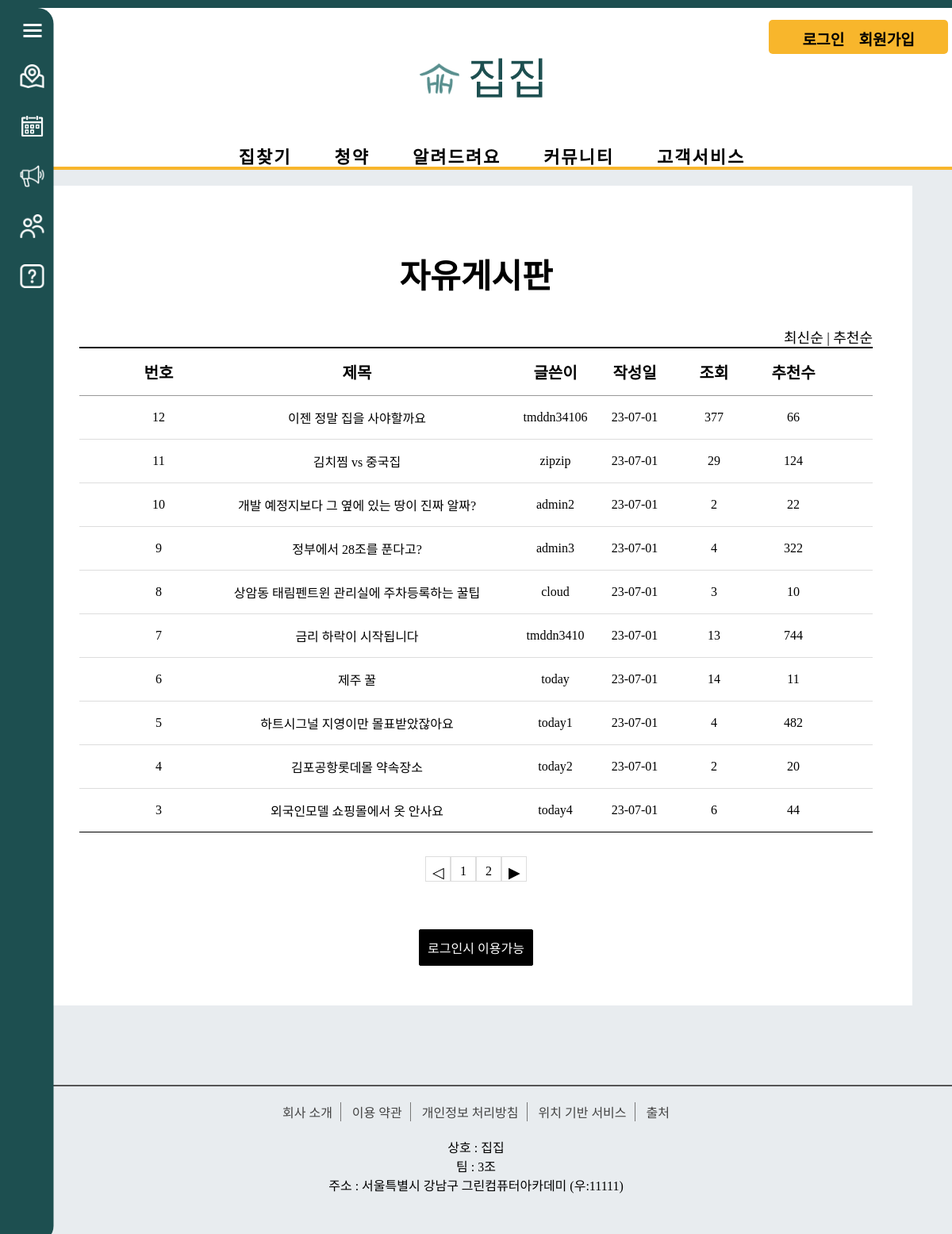
Screenshot of /community/board_free/ with the database file from the repository.
### community/models.py (models this page shows, shortened)
class Free_Board(models.Model):
    b_title = models.CharField(max_length=100)
    b_content = models.TextField()
    user = models.ForeignKey(User, on_delete=models.CASCADE)
    b_regdate = models.DateTimeField()
    b_modifydate = models.DateTimeField(null=True, blank=True)
    b_hit = models.IntegerField(default=0)
    b_recommend = models.IntegerField(default=0)

### community/views.py (the view)
# urls.py: path('board_free/', views.board_free, name='free'),  # 자유게시판
def board_free(request):
    question_list = Free_Board.objects.order_by('-b_regdate')
    page = request.GET.get('page', '1')
    paginator = Paginator(question_list, 10)
    text = paginator.get_page(page)
    context = {'question_list': text}
    return render(request, 'community/board_free/board_free.html', context) # 자유게시판

### templates/community/board_free/board_free.html (shortened to what this page needs)
<!DOCTYPE html>
{% load static %}
<html lang="en">
<head>
    <link rel="stylesheet" href="{% static 'css/board/css.css' %}">
</head>
<body>
{% include 'poll/sidebar.html' %}
{% include 'poll/header.html' %}
<div class="board_wrap">
    <div class="board_title">
        <strong>자유게시판</strong>
        <div class="board_title_takes">
            <a href="{% url 'community:free' %}">최신순</a> |
            <a href="{% url 'community:free_recommend' %}">추천순</a>
        </div>
    </div>
    <div class="board_list_wrap">
        <div class="board_list">
            <div class="top">
                <div class="num">번호</div>
                <div class="title">제목</div>
                <div class="writer">글쓴이</div>
                <div class="date">작성일</div>
                <div class="count">조회</div>
                <div class="recommend">추천수</div>
            </div>
            {% for question in question_list %}
            <div>
                <div class="num">{{ question.id }}</div>
                <div class="title">
                    <a href="{% url 'community:detail' question.id %}">{{ question.b_title }}
                    </a>
                </div>
                <div class="writer">{{ question.user }}</div>
                <div class="date">{{ question.b_regdate|date:"y-m-d"}}</div>
                <div class="count">{{ question.b_hit }}</div>
                <div class="recommend">{{ question.b_recommend }}</div>
            </div>
            {% endfor %}
        </div>
        <ul class="board_page">
            {% if question_list.has_previous %}
            <li class="bt first">
                <a class="bt prev" href="?page={{ question_list.previous_page_number }}">◀</a>
            </li>
            {% else %}
            <li class="page-item disabled">
                <a class="bt prev">◁</a>
            </li>
            {% endif %}
            {% for page_number in question_list.paginator.page_range %}
            {% if question_list.number == page_number %}
            <li class="page-item active">
                <a class="num">{{ page_number }}</a>
            </li>
            {% else %}
            <li class="page-item">
                <a class="num" href="?page={{ page_number }}">{{ page_number }}</a>
            </li>
            {% endif %}
            {% endfor %}
            {% if question_list.has_next %}
            <li class="page-item">
                <a class="bt last" href="?page={{ question_list.next_page_number }}">▶</a>
            </li>
            {% else %}
            <li class="page-item disabled">
                <a class="bt last">▷</a>
            </li>
            {% endif %}
        </ul>
       <div class="bt_wrap">
        {% if user.is_authenticated %}
        <a href="{% url 'community:write' %}" class="on">등록</a>
        {% else %}
        <a href="{% url 'common:signin' %}" class="on">로그인시 이용가능</a>
        {% endif %}
        </div>
    </div>
</div>
{% include 'poll/footer.html' %}
</body>
</html>

### templates/poll/sidebar.html (shortened to what this page needs)
<!DOCTYPE html>
{% load static %}
<html lang="en">
<head>
    <link rel="stylesheet" href="{% static 'css/poll/style.css' %}">
</head>
<body>
    <aside class="side-bar">
        <section class="side-bar-icon-box">
            <section class="side-bar-icon1">
                <div></div>
                <div></div>
                <div></div>
            </section>
        </section>
        <ul>
            <li>
                <a href="{% url 'map:search' %}">
                    <i class="side-icon2"></i>
                </a>
            </li>
            <li>
                <a href="{% url 'koreaCalendar:subCalendar' %}">
                    <i class="side-icon3"></i>
                </a>
            </li>
            <li>
                <a href="{% url 'information:information' %}">
                    <i class="side-icon4"></i>
                </a>
            </li>
            <li>
                <a href="{% url 'community:free' %}">
                    <i class="side-icon5"></i>
                </a>
            </li>
            <li>
                <a href="{% url 'notice:notice' %}">
                    <i class="side-icon6"></i>
                </a>
            </li>
        </ul>
    </aside>
</body>
</html>

### templates/poll/header.html (shortened to what this page needs)
<!DOCTYPE html>
{% load static %}
<html lang="en">
<head>
    <link rel="stylesheet" href="{% static 'css/poll/style.css' %}">
</head>
<body>
    <header class="header-bar">
        <section class="header-icon-box">
            <div class="header-logo"><a href="{% url 'poll:index' %}"><img src="{% static 'images/logo/연함.png' %}" alt="">집집</a></div>
        </section>
        <section class="header-side-login">
            <ul>
              {% if user.is_authenticated %}
                <li style="border-right: transparent;">
                    <a href="{% url 'common:signout' %}">
                        로그아웃
                    </a>
                    <a href="#" class="mypage_view">(마이)<iframe src="{% url 'common:mypage' %}" target="_self"></iframe></a>
                </li>
                {% else %}
                <li>
                    <a href="{% url 'common:signin' %}">로그인</a>
                </li>
                <li>
                    <a href="{% url 'common:signin' %}">회원가입</a>
                </li>
                {% endif %}
            </ul>
        </section>
        <section class="header-menu">
            <ul>
                <li>
                    <a href="{% url 'map:search' %}">
                        <span>집찾기</span>
                    </a>
                </li>
                <li>
                    <a href="{% url 'koreaCalendar:subCalendar' %}">
                        <span>청약</span>
                    </a>
                </li>
                <li>
                    <a href="{% url 'information:information' %}">
                        <span>알려드려요</span>
                    </a>
                </li>
                <li>
                    <a href="{% url 'community:free' %}">
                        <span>커뮤니티</span>
                    </a>
                </li>
                <li>
                    <a href="{% url 'notice:notice' %}">
                        <span>고객서비스</span>
                    </a>
                </li>
            </ul>
        </section>
    </header>
</body>
</html>

### templates/poll/footer.html
{% load static %}
<link rel="stylesheet" href="{% static 'css/footer/footer.css' %}">
<footer>
    <ul id="bottomMenu">
        <li><a href="{% url 'introduction:introduction' %}">회사 소개</a></li>
        <li><a href="{% url 'poll:footer_clause' %}">이용 약관</a></li>
        <li><a href="{% url 'poll:footer_personal' %}">개인정보 처리방침</a></li>
        <li><a href="{% url 'poll:footer_location' %}">위치 기반 서비스</a></li>
        <li><a href="{% url 'poll:footer_source' %}">출처</a></li>
    </ul>
    <ul id="bottomSub">
        <li>상호 : 집집</li>
        <li>팀 : 3조</li>
        <li>주소 : 서울특별시 강남구 그린컴퓨터아카데미 (우:11111)</li>
    </ul>
</footer>

### static/css/poll/style.css (style rules this page uses)
* { margin: 0; padding: 0; }
body { background: #e8ecef; font-family: 'GangwonEdu_OTFBoldA'; border-top: 10px solid #1d4f50 }
ul li { list-style: none; }
a { text-decoration: none; }
.side-bar-icon-box { display: flex; justify-content: flex-end; padding-bottom: 4px; }
.side-bar-icon1 { position: relative; width: 23px; height: 17px; margin: 15px; margin-top: 20px; transition: .5s; }
.side-bar-icon1 > div { position: absolute; width: 100%; height: 20%; background-color: white; transition: all .5s; }
.side-bar-icon1 > div:nth-of-type(1) { top: 0; width: auto; left: 0; right: 0; transition: all .5s, left calc(.5s / 2) calc(.5s / 2), right calc(.5s / 2) calc(.5s / 2), height calc(.5s / 2) 0s; }
.side-bar-icon1 > div:nth-of-type(2) { top: 40%; transform-origin: bottom left; }
.side-bar-icon1 > div:nth-of-type(3) { top: 80%; left: auto; right: 0; transform-origin: bottom right; }
.side-bar { height: 1200px; position: fixed; background: rgb(29,79,80); width: 240px; min-height: 100%; border-radius: 20px; transform: translate(calc(230px * -0.75), 0); transition: .5s; z-index:1000; }
.side-bar ul > li > a { display: block; color: white; font-size: 1.2rem; font-weight: bold; padding-top: 15px; padding-bottom: 20px; padding-left: 30px; border-left: 1px solid #ccc }
.side-bar > ul > li > a:first-child { position: relative; }
.side-bar > ul > li > a > i { display: inline-block; position: absolute; top: 24%; right: 5%; width: 30px; height: 30px; }
.side-bar > ul > li > a > .side-icon2 { background-image: url('../../images/menubar/1.지도.png'); background-size: cover; }
.side-bar > ul > li > a > .side-icon3 { background-image: url('../../images/menubar/2.청약.png'); background-size: cover; }
.side-bar > ul > li > a > .side-icon4 { background-image: url('../../images/menubar/3.알려드려요.png'); background-size: cover; }
.side-bar > ul > li > a > .side-icon5 { background-image: url('../../images/menubar/4.커뮤니티.png'); background-size: cover; }
.side-bar > ul > li > a > .side-icon6 { background-image: url('../../images/menubar/5.고객서비스.png'); background-size: cover; }
.side-bar > ul > li { position: relative; }
.header-bar { position: relative; background: white; width: 100%; height: 180px; padding: 10px; border-bottom: 4px solid #f8b62c; }
.header-bar a { color: black }
.header-bar > .header-icon-box { position: relative; width: 20%; height: 80px; margin: 5px auto; text-align: center; }
.header-bar > .header-icon-box > .header-logo { width: 100%; height: 100%; font-size: 55px; font-family: "박용준 투사회보"; padding: 30px 0 0 0; }
.header-bar > .header-icon-box > .header-logo > a { display: block; width: 100%; height: 100%; color: #1d4f50; text-decoration: none; cursor: pointer; }
.header-bar > .header-icon-box > .header-logo > a > img { width: 50px; margin-right :10px }
.header-bar > .header-side-login { position: absolute; top: 15px; right: 25px; }
.header-bar > .header-side-login > ul { text-align: center; background: #f8b62c; border-radius: 5px; padding: 5px 35px; }
.header-bar > .header-side-login > ul > li { display: inline-block; margin-top: 5px; padding: 0 7px; font-size: 1.2rem; font-weight: bold; }
.header-bar > .header-menu { position: absolute; bottom: 0; height: 30px; display: flex; justify-content: center; width: 100%; }
.header-bar > .header-menu > ul > li { display: inline-block; position: relative; height: 50px; }
.header-bar > .header-menu > ul > li > a { font-size: 22px; font-weight: bold; padding: 20px 25px 15px 25px; letter-spacing: 2px; }
.header-bar > .header-menu > ul > li > a:first-child { position: relative; }
ul > li { list-style: none; }

### static/css/footer/footer.css (style rules this page uses)
footer { width: 1200px; border-top: 2px solid #555; text-align: center; position: absolute; left: 50%; transform: translateX(-50%); }
footer #bottomMenu { list-style: none; padding: 20px; }
#bottomMenu li { display: inline-block; margin: 0px; border-right: 1px solid #777; padding: 0 10px; }
#bottomMenu li a { text-decoration: none; color: #444; }
#bottomMenu li:last-child { border: none }
#bottomSub { list-style-type: none; margin-bottom: 50px; }

### rows the page displays
Free_Board: id "12", b_title "이젠 정말 집을 사야할까요", user "tmddn34106", b_regdate "23-07-01", b_hit "377", b_recommend "66"
Free_Board: id "11", b_title "김치찜 vs 중국집", user "zipzip", b_regdate "23-07-01", b_hit "29", b_recommend "124"
Free_Board: id "10", b_title "개발 예정지보다 그 옆에 있는 땅이 진짜 알짜?", user "admin2", b_regdate "23-07-01", b_hit "2", b_recommend "22"
Free_Board: id "9", b_title "정부에서 28조를 푼다고?", user "admin3", b_regdate "23-07-01", b_hit "4", b_recommend "322"
Free_Board: id "8", b_title "상암동 태림펜트윈 관리실에 주차등록하는 꿀팁", user "cloud", b_regdate "23-07-01", b_hit "3", b_recommend "10"
Free_Board: id "7", b_title "금리 하락이 시작됩니다", user "tmddn3410", b_regdate "23-07-01", b_hit "13", b_recommend "744"
Free_Board: id "6", b_title "제주 꿀", user "today", b_regdate "23-07-01", b_hit "14", b_recommend "11"
Free_Board: id "5", b_title "하트시그널 지영이만 몰표받았잖아요", user "today1", b_regdate "23-07-01", b_hit "4", b_recommend "482"
Free_Board: id "4", b_title "김포공항롯데몰 약속장소", user "today2", b_regdate "23-07-01", b_hit "2", b_recommend "20"
Free_Board: id "3", b_title "외국인모델 쇼핑몰에서 옷 안사요", user "today4", b_regdate "23-07-01", b_hit "6", b_recommend "44"

### other values shown
{{ page_number }} "1"
{{ page_number }} "2"
